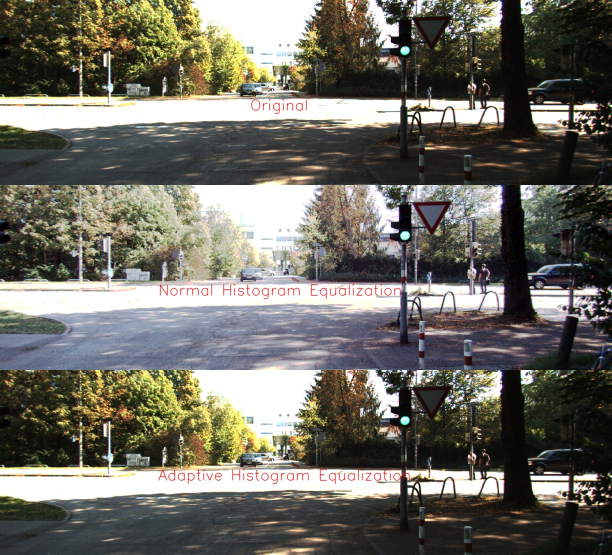
#> input picture docs/frames/0.jpg, 1224 x 1110 px, given in place of 0.png, which was not available (shown at 1/2 size)
$ python HistogramEqualization.py
#> lines starting #> are read from the running program, lines starting #| are printed output that depends on the picture; after the words box and inside, x2 and y2 are one past the last pixel; in counts of white or black regions, pixels touching at a corner belong together; pictures that were not available may be replaced by others from this repository, and a replacement may not be noted
import cv2
import numpy as np
from collections import OrderedDict

def get_pmf(image):
	pmf = [0]*256
	pmf_data = []
	h,w = image.shape
	a = h*w
	for i in range(h):
		for j in range(w):
			pixel_data = image[i][j]
			pmf[pixel_data] = pmf[pixel_data] + 1
	for x in pmf:
		pmf_data.append(x/a)
	return pmf_data

def get_cdf(image):
	pmf = get_pmf(image)
	cdf =[]
	prev_pmf = 0
	for x in pmf:
		curr_cdf = x + prev_pmf
		cdf.append(curr_cdf)
		prev_pmf = curr_cdf
	return cdf

def equalized_histogram(image):
	h,w = image.shape
	cdf = get_cdf(image)
	for i in range(h):
		for j in range(w):
			image[i][j] = int(255*cdf[image[i][j]])
	return image

def heq(image):
	B,G,R = cv2.split(image)
	B_eq = equalized_histogram(B)
	G_eq = equalized_histogram(G)
	R_eq = equalized_histogram(R)
	image_out = cv2.merge((B_eq,G_eq,R_eq))
	return image_out

def histogram(image):
	pixels, count = np.unique(image, return_counts=True)
	hist = OrderedDict()
	for i in range(len(pixels)):
		hist[pixels[i]] = count[i]
	return np.array(list(hist.values())), np.array(list(hist.keys()))

def clip_histogram(hist,bins):
	n_bins = len(bins)
	excess = 0
	clip_limit = 40
	for i in range(n_bins):
		if hist[i] > clip_limit:
			excess += hist[i] - clip_limit
			hist[i] = clip_limit
	for_each_bin = excess // n_bins
	leftover = excess % n_bins

	hist += for_each_bin
	for i in range(leftover):
		hist[i] += 1
	return hist

def cdf(hist,bins):
	pixel_probability = hist / hist.sum()
	cdf = np.cumsum(pixel_probability)
	cdf_normalized = cdf * 255
	hist_eq = {}
	for i in range(len(cdf)):
		hist_eq[bins[i]] = int(cdf_normalized[i])

	return hist_eq

def adaptive_equalized_histogram(image):
	h,w = image.shape
	equalized_image = np.zeros((h,w),dtype = np.uint8)
	hist, bins = histogram(image)
	clipped_hist = clip_histogram(hist, bins)
	cdf1 = cdf(hist, bins)
	for i in range(h):
		for j in range(w):
			equalized_image[i][j] = cdf1[image[i][j]]
	return equalized_image

def adaptive_heq(image):
	B,G,R = cv2.split(image)
	B_eq = adaptive_equalized_histogram(B)
	G_eq = adaptive_equalized_histogram(G)
	R_eq = adaptive_equalized_histogram(R)
	image_out = cv2.merge((B_eq,G_eq,R_eq))
	return image_out

def adaptive_eq(image):
	tiles = []
	imagex = image[:370,:]
	h,w = imagex.shape[0],imagex.shape[1]
	grid_size = 8
	vstack=[]
	for i in range(0,grid_size):
		for j in range(0,grid_size):
			tile = imagex[i*(h//8):(i+1)*h//8, j*(w//8):(j+1)*w//8]
			tiles.append(tile)
	for tile in tiles:
		tile = adaptive_heq(tile)
	image_set1 = tiles[0:8]
	image_set1 = np.concatenate((image_set1),axis = 1)
	image_set2 = tiles[8:16]
	image_set2 = np.concatenate((image_set2),axis = 1)
	image_set3 = tiles[16:24]
	image_set3 = np.concatenate((image_set3),axis = 1)
	image_set4 = tiles[24:32]
	image_set4 = np.concatenate((image_set4),axis = 1)
	image_set5 = tiles[32:40]
	image_set5 = np.concatenate((image_set5),axis = 1)
	image_set6 = tiles[40:48]
	image_set6 = np.concatenate((image_set6),axis = 1)
	image_set7 = tiles[48:56]
	image_set7 = np.concatenate((image_set7),axis = 1)
	image_set8 = tiles[56:64]
	image_set8 = np.concatenate((image_set8),axis = 1)
	vstack = (image_set1,image_set2,image_set3,image_set4,image_set5,image_set6,image_set7,image_set8)
	image_out = np.concatenate((vstack),axis = 0)

	return image_out[:370,:]

def videowrite():
	image = cv2.imread("./docs/frames/1.jpg")
	h,w,l = image.shape
	size = (w,h)
	video = cv2.VideoWriter("./comparison.mp4",cv2.VideoWriter_fourcc(*'mp4v'),3,size)
	print("generating video...")
	for i in range(0,24):
		img = cv2.imread("./docs/frames/"+str(i)+".jpg")
		video.write(img)
	video.release()

def main():

	for i in range(24):
		image = cv2.imread("./docs/adaptive_hist_data/"+str(i)+".png")
#> image is the input picture: shape (1110, 1224, 3); mean B, G, R 98.7, 107.7, 109.6
		he = heq(image)
#> in heq, `B,G,R = cv2.split(image)`:
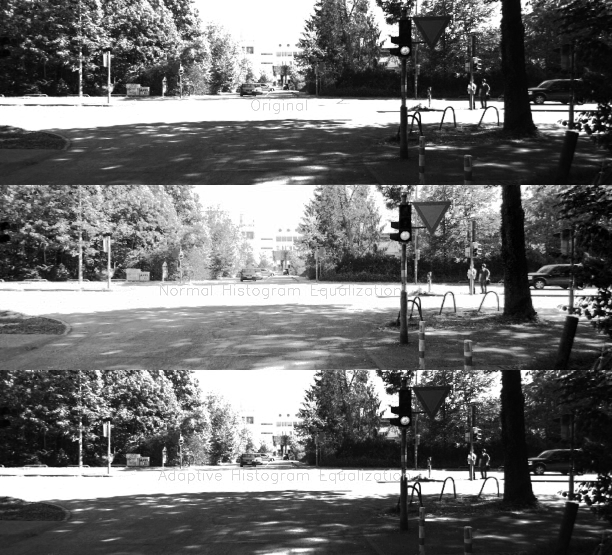
#> R: shape (1110, 1224) (shown at 1/2 size); min 0, max 255, mean 109.6
#> after the loop in get_pmf, `for i in range(h):`: pmf = 256 values, max 121574 at index 255, min 1039 at index 233, mean 5307.2
#> the loop in get_pmf, `for x in pmf:` made 256 passes
#> x on passes 1 to 3: 3179, 1364, 2459
#> after the loop in get_pmf, `for x in pmf:`: pmf_data = 256 values, max 0.0895 at index 255, min 0.000765 at index 233, mean 0.00391
#> in get_cdf, `pmf = get_pmf(image)`: pmf has the same summary as pmf_data in get_pmf
#> the loop in get_cdf, `for x in pmf:` made 256 passes
#> (x, curr_cdf, prev_pmf) on passes 1 to 3: (0.00234, 0.00234, 0.00234), (0.001, 0.00334, 0.00334), (0.00181, 0.00515, 0.00515)
#> after the loop in get_cdf, `for x in pmf:`: cdf = 256 values from 0.00234 to 1
#> after the loop in equalized_histogram, `for i in range(h):`:
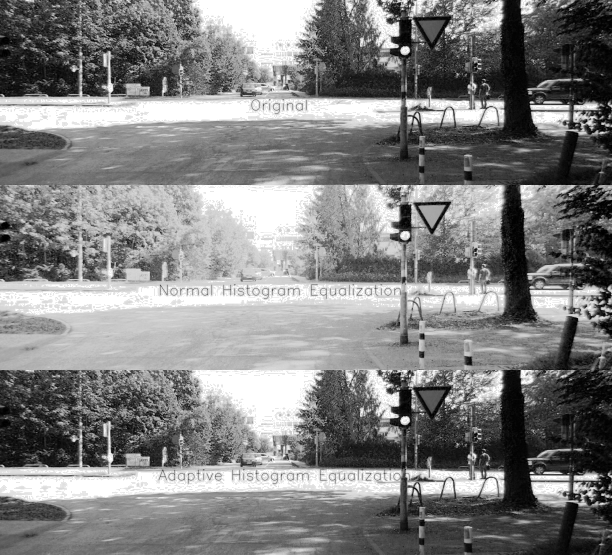
#> image: shape (1110, 1224) (shown at 1/2 size); min 0, max 255, mean 128.7
#> the loop in get_pmf (call 2), `for x in pmf:` made 256 passes
#> x on passes 1 to 3: 1017, 1056, 1404
#> the loop in get_cdf (call 2), `for x in pmf:` made 256 passes
#> (x, curr_cdf, prev_pmf) on passes 1 to 3: (0.000749, 0.000749, 0.000749), (0.000777, 0.00153, 0.00153), (0.00103, 0.00256, 0.00256)
#> in equalized_histogram (call 2), `cdf = get_cdf(image)`: cdf = 256 values from 0.000749 to 1
#> after the loop in equalized_histogram (call 2), `for i in range(h):`:
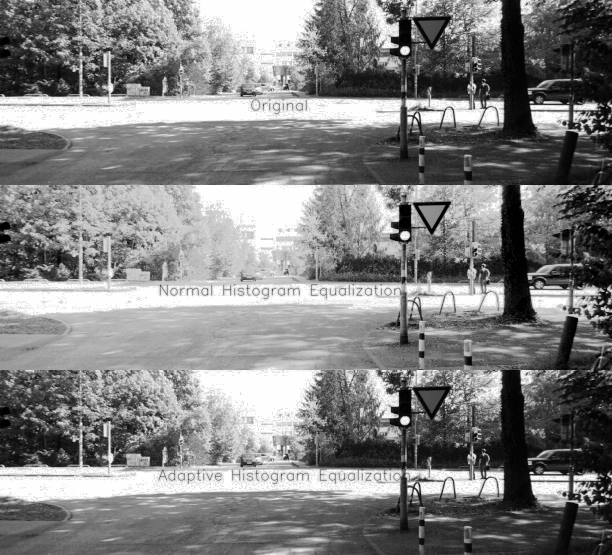
#> image: shape (1110, 1224) (shown at 1/2 size); min 0, max 254, mean 129.1
		cv2.putText(he," Normal Histogram Equalization",(300,220),cv2.FONT_HERSHEY_SIMPLEX,1,(0,0,255),1,cv2.LINE_AA,False)
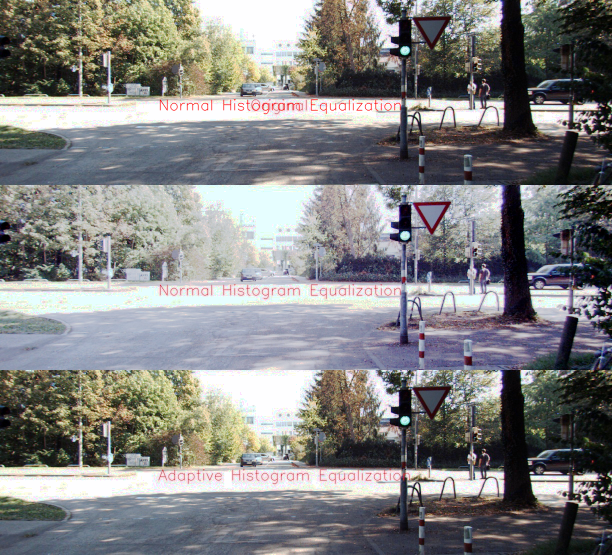
#> he: shape (1110, 1224, 3) (shown at 1/2 size); mean B, G, R 128.5, 128.9, 128.9
		ahe = adaptive_eq(image)
#> in adaptive_eq, `imagex = image[:370,:]`:
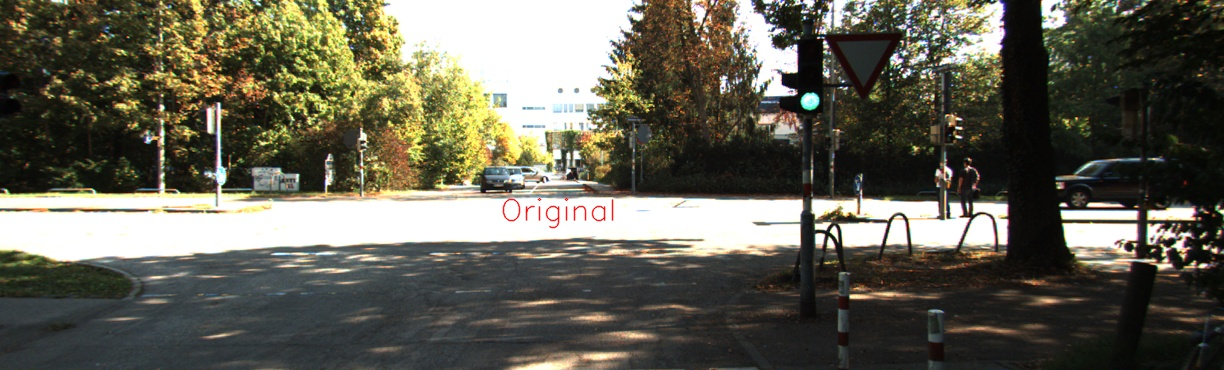
#> imagex: shape (370, 1224, 3); mean B, G, R 83.3, 96.6, 98.5
#> after the loop in adaptive_eq, `for i in range(0,grid_size):`: tiles = 64 items
#> the loop in adaptive_eq, `for tile in tiles:` made 64 passes
#> pass 1, in adaptive_heq, `B_eq = adaptive_equalized_histogram(B)`:
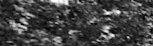
#> B_eq: shape (46, 153); min 0, max 255, mean 67.9
		cv2.putText(ahe," Adaptive Histogram Equalization",(300,220),cv2.FONT_HERSHEY_SIMPLEX,1,(0,0,255),1,cv2.LINE_AA,False)
#> ahe: shape (370, 1224, 3); mean B, G, R 82.9, 96.2, 99
		final = np.concatenate((image,he,ahe),axis = 0)
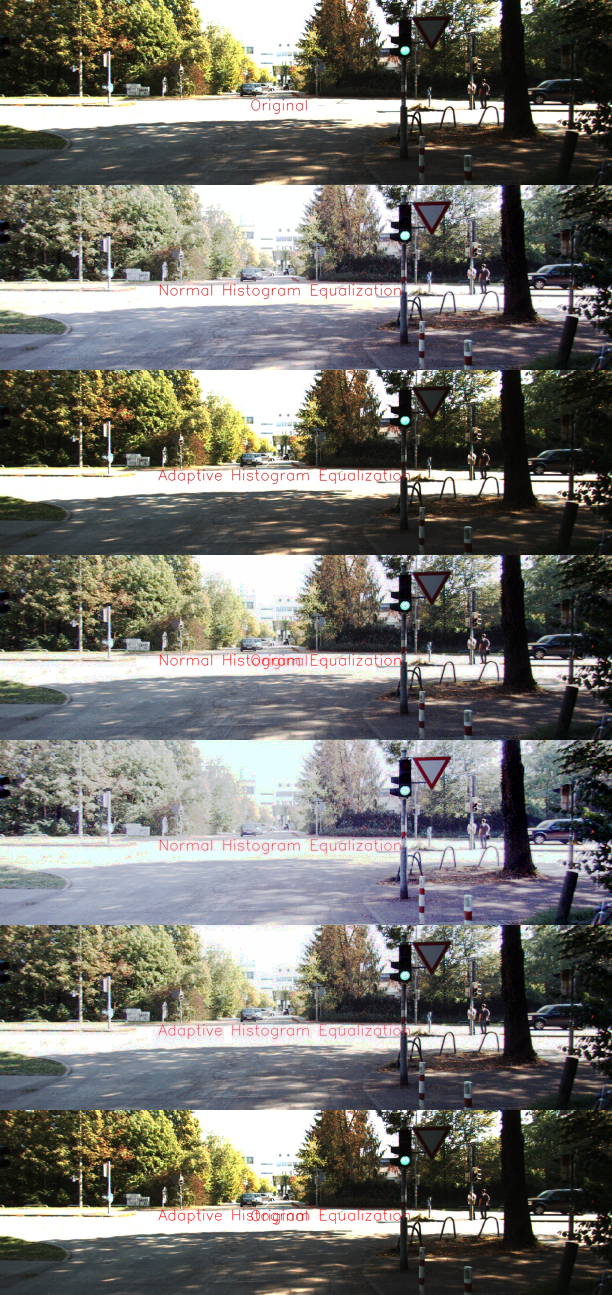
#> final: shape (2590, 1224, 3) (shown at 1/2 size); mean B, G, R 109.2, 115.1, 116.4
		cv2.putText(final,"Original",(500,220),cv2.FONT_HERSHEY_SIMPLEX,1,(0,0,255),1,cv2.LINE_AA,False)
#> final: shape (2590, 1224, 3); 0.03% of pixels changed, all inside (x1, y1, x2, y2) = (502, 198, 614, 229)
		cv2.imwrite("./docs/frames/"+str(i)+".jpg",final)
		print("Current Frame: ",i+1,end = '\r')
#> pass 2 of the loop in main, `for i in range(24):`:
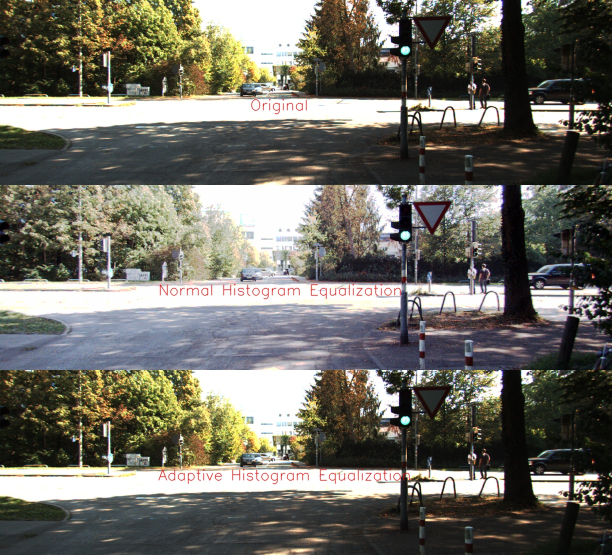
#> input picture docs/frames/1.jpg, 1224 x 1110 px, given in place of 1.png, which was not available (shown at 1/2 size)
#> in main, image is the input picture: shape (1110, 1224, 3); mean B, G, R 98.8, 107.7, 109.7
#> after the loop in equalized_histogram (call 5), `for i in range(h):`:
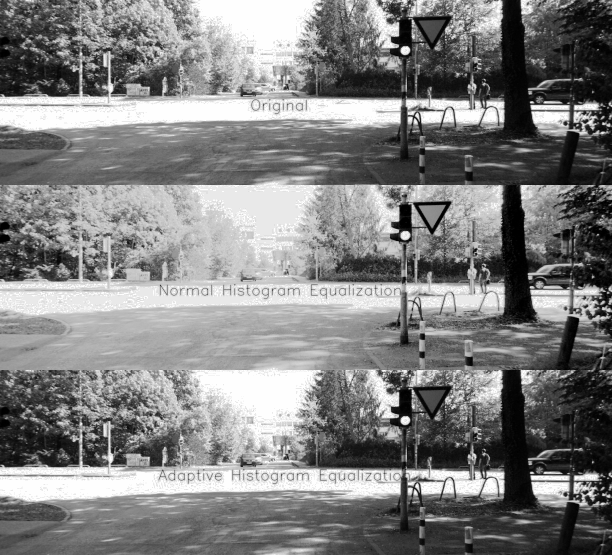
#> image: shape (1110, 1224) (shown at 1/2 size); min 0, max 254, mean 128.6
#> he: shape (1110, 1224, 3); mean B, G, R 128.1, 128.4, 128.9
#> the loop in adaptive_eq (call 2), `for tile in tiles:` made 64 passes
#> in adaptive_eq (call 2), `image_set7 = np.concatenate((image_set7),axis = 1)`:
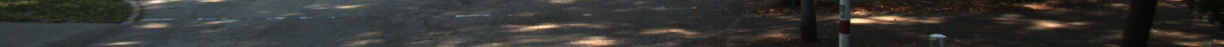
#> image_set7: shape (47, 1224, 3); mean of channels 0, 1, 2 50.6, 53.5, 53.4; drawn as B, G, R
	videowrite()

if __name__ == '__main__':
#> (the run stopped early here; a loop or call above may not have finished)
